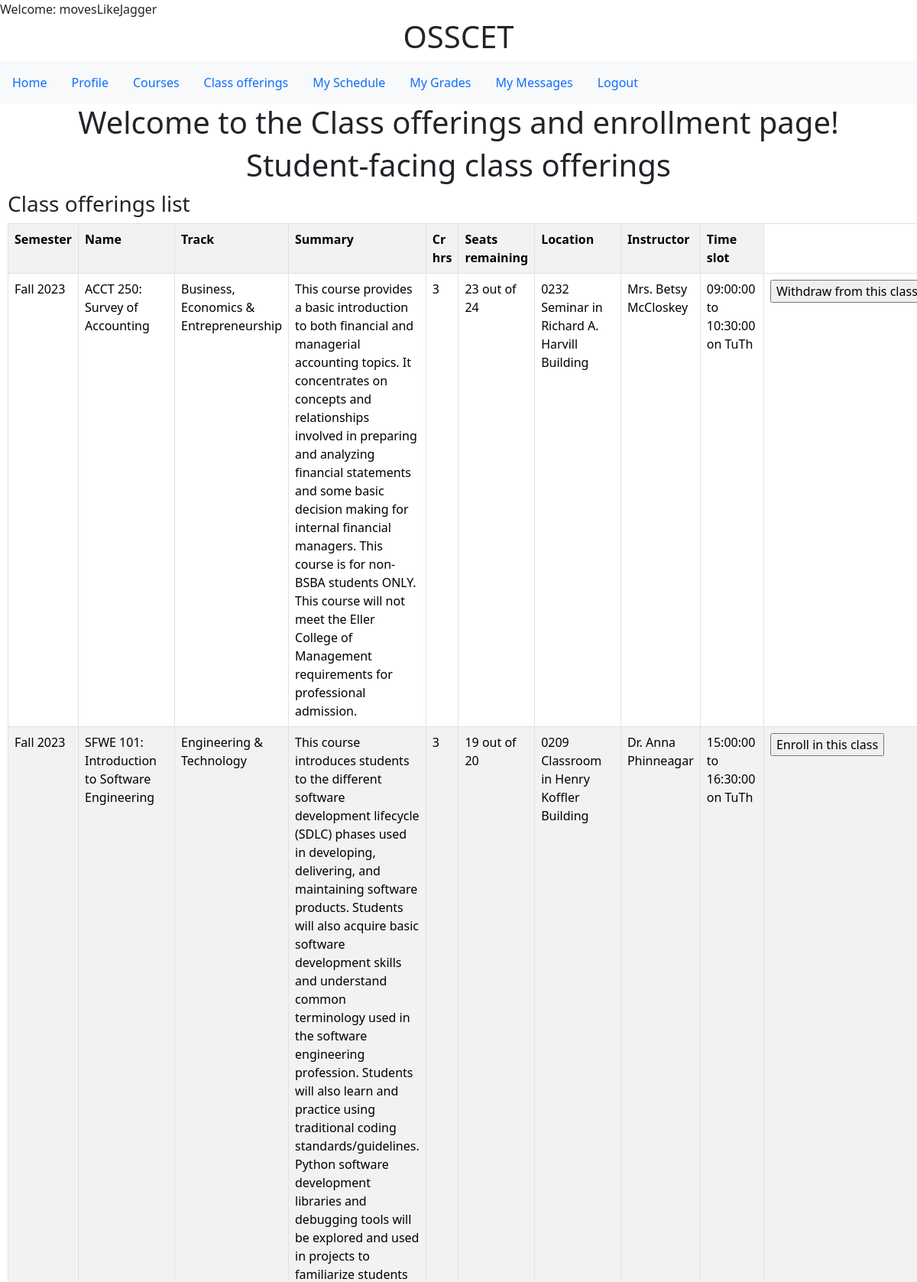
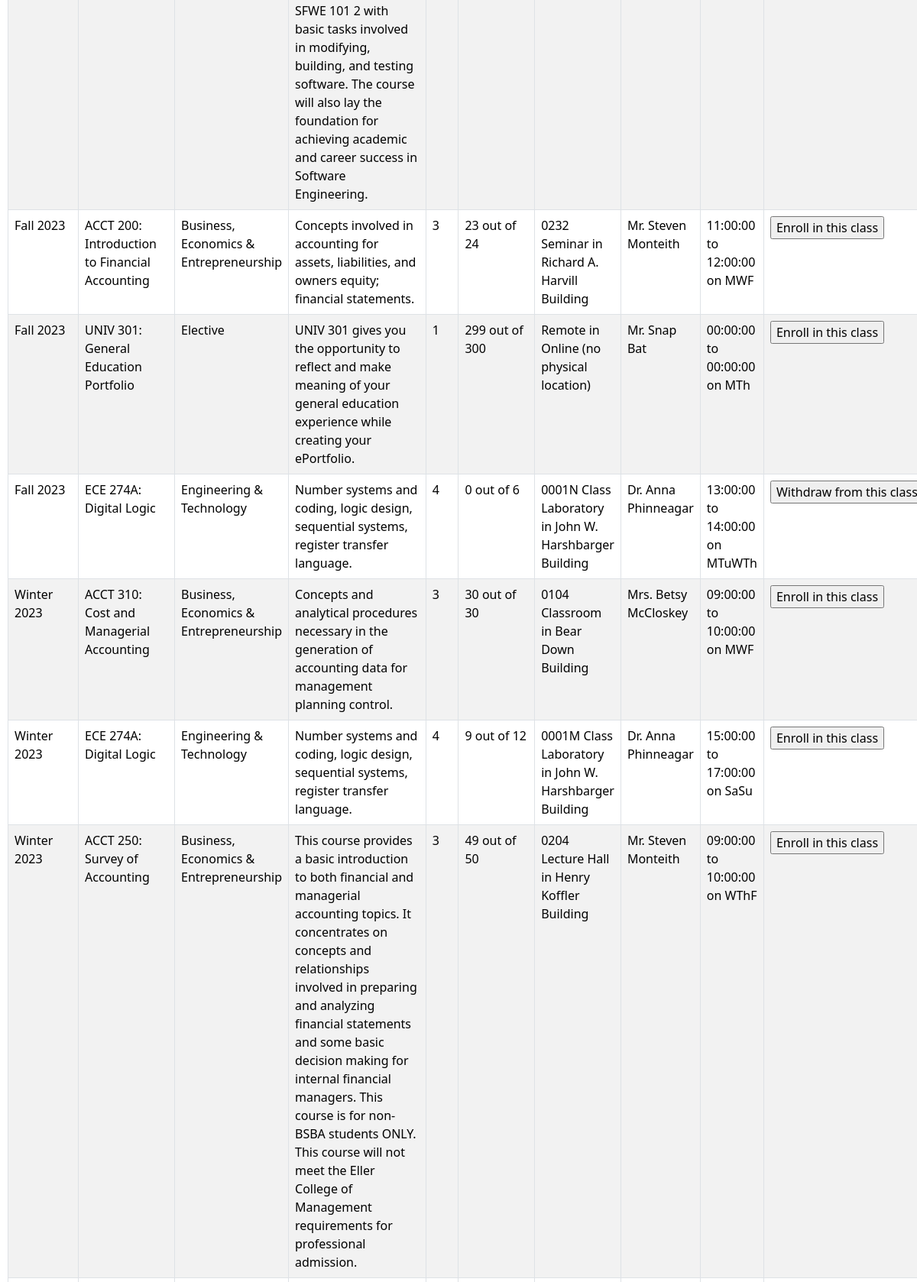
Screenshot of /classes.php (signed in, upper part) with the database file from the repository (2 pictures, top to bottom).
### tables this page shows
CREATE TABLE `offerings` (
  `class_id` bigint(20) NOT NULL,
  `course_id` varchar(10) NOT NULL,
  `teacher_user_id` bigint(20) NOT NULL,
  `room_id` varchar(10) NOT NULL,
  `occupancy` int(11) DEFAULT NULL,
  `vacancies` int(11) DEFAULT NULL,
  `semester_name` varchar(50) NOT NULL,
  `start_time` time DEFAULT NULL,
  `end_time` time DEFAULT NULL,
  `monday` tinyint(1) DEFAULT NULL,
  `tuesday` tinyint(1) DEFAULT NULL,
  `wednesday` tinyint(1) DEFAULT NULL,
  `thursday` tinyint(1) DEFAULT NULL,
  `friday` tinyint(1) DEFAULT NULL,
  `saturday` tinyint(1) DEFAULT NULL,
  `sunday` tinyint(1) DEFAULT NULL
);

CREATE TABLE `semesters` (
  `semester_name` varchar(50) NOT NULL,
  `start_date` date NOT NULL,
  `end_date` date NOT NULL
);

CREATE TABLE `courses` (
  `course_id` varchar(10) NOT NULL,
  `course_name` varchar(100) NOT NULL,
  `summary` varchar(1000) DEFAULT NULL,
  `credits` int(11) NOT NULL,
  `track_id` int(11) NOT NULL,
  `prerequesites` tinyint(1) DEFAULT NULL,
  `default_max_capacity` int(11) DEFAULT NULL
);

CREATE TABLE `subject_tracks` (
  `track_id` int(11) NOT NULL,
  `track_name` varchar(45) NOT NULL
);

CREATE TABLE `rooms` (
  `room_id` varchar(10) NOT NULL,
  `room_name` varchar(45) NOT NULL,
  `building_name` varchar(200) DEFAULT NULL,
  `capacity` int(11) NOT NULL,
  `ada_accessible` tinyint(1) DEFAULT NULL,
  `building_address` varchar(200) DEFAULT NULL
);

CREATE TABLE `teachers` (
  `user_id` int(11) NOT NULL,
  `teacher_id` varchar(20) NOT NULL,
  `password` varchar(45) NOT NULL,
  `role_id` int(11) DEFAULT NULL,
  `email` varchar(45) DEFAULT 'teacher@uagc.edu',
  `phone` varchar(45) DEFAULT '(111)222-3333',
  `prefix` varchar(5) DEFAULT 'Mx.',
  `first_name` varchar(45) NOT NULL,
  `last_name` varchar(45) NOT NULL,
  `ssn` varchar(20) DEFAULT '111-22-3333',
  `hire_date` date NOT NULL DEFAULT current_timestamp(),
  `mailing_address` varchar(500) DEFAULT '1401 University of AZ, Tucson, AZ, 85719',
  `salary` double DEFAULT NULL,
  `bio_summary` varchar(1000) DEFAULT 'This is a placeholder for where your biography/summary should go. It will be shown to students, describing you. Please put it in 3rd person and make sure to include your pronouns.'
);

### classes_student.php (the view, shortened to what this page needs)
<!DOCTYPE html>
<html lang="en">
<head>
</head>
<body>
<div class="container text-center">
<h1>Student-facing class offerings</h1>
</div>
</head>
<body>
    <div class="bs-example">
            <div class="row">
                <div class="col-md-12">
                    <div class="page-header clearfix">
                        <h3 class="pull-left">Class offerings list</h3>
    <?php
    include_once 'db.php';
    if(isset($_POST['search_classes'])){ ?><form method="POST" action="classes.php"><input type="submit" name="see_all" value="See all"></form> <?php } ?>
                    </div>
                    <?php
         $user_id = $_SESSION['user_id'];
                    $result = mysqli_query($conn,"SELECT * FROM offerings
                    INNER JOIN rooms on offerings.room_id=rooms.room_id
                    INNER JOIN teachers ON offerings.teacher_user_id=teachers.user_id
                    INNER JOIN courses ON offerings.course_id=courses.course_id
                    INNER JOIN subject_tracks ON courses.track_id=subject_tracks.track_id
                    INNER JOIN semesters ON offerings.semester_name=semesters.semester_name ORDER BY `start_date`");
               echo "Successfully registered for class!";?>
               <meta http-equiv="refresh" content="0;URL=classes.php" /><?php
                    if ($result->num_rows > 0) {
                    ?>
                      <table class='table table-bordered table-striped'>
                       <th>Semester</th>
                       <th>Name</th>
                       <th>Track</th>
                        <th>Summary</th>
                        <th>Cr hrs</th>
                        <th>Seats remaining</th>
                        <th>Location</th>
                        <th>Instructor</th>
                        <th>Time slot</th>
                    <?php
                    while($row = mysqli_fetch_array($result)) {
                        $teacher_name = $row['prefix'] . ' ' . $row['first_name'] . ' ' . $row['last_name'];
                        $location = $row['room_name'] . ' in ' . $row['building_name'];
                        $class_days = "";
                        if($row['monday'] == 1){$class_days = $class_days . 'M';}
                        if($row['tuesday'] == 1){$class_days = $class_days . 'Tu';}
                        if($row['wednesday'] == 1){$class_days = $class_days . 'W';}
                        if($row['thursday'] == 1){$class_days = $class_days . 'Th';}
                        if($row['friday'] == 1){$class_days = $class_days . 'F';}
                        if($row['saturday'] == 1){$class_days = $class_days . 'Sa';}
                        if($row['sunday'] == 1){$class_days = $class_days . 'Su';}
                        $time_slot = $row['start_time'] . ' to ' . $row['end_time'] . ' on ' . $class_days;
                    ?>
                    <tr>
                        <td><?php echo $row["semester_name"]; ?></td>
                        <td><?php echo $row["course_id"]; echo ': '; echo $row["course_name"]; ?></td>
                        <td><?php echo $row["track_name"]; ?></td>
                        <td><?php echo $row["summary"]; ?></td>
                        <td><?php echo $row["credits"]; ?></td>
                        <td><?php echo $row["vacancies"]; echo " out of "; echo $row["occupancy"]; ?></td>
                        <td><?php echo $location; ?></td>
                        <td><?php echo $teacher_name; ?></td>
                        <td><?php echo $time_slot; ?></td>
                        <?php $displayed_class_id = $row["class_id"];
                        if($search_enrollments = $conn->prepare('SELECT * from `enrollment` where `class_id`=? and `user_id`=? and (`enrollment_status`="a" or `enrollment_status`="q")')){
                            $search_enrollments->execute([$displayed_class_id, $user_id]);
                            $search_enrollments_result = $search_enrollments->get_result();
                            $enroll_result = mysqli_fetch_array($search_enrollments_result);
                            if($search_enrollments_result->num_rows >0) {$enrollment_status = $enroll_result["enrollment_status"];} else {$enrollment_status = null;}
                            if($search_enrollments_result->num_rows > 0){$has_enrolled = TRUE;
                        }
                            else{$has_enrolled = FALSE;
                            }
                            if($row["vacancies"] > 0){$class_has_room = TRUE;
                            }
                            else{$class_has_room = FALSE;
                            }
                            if($enrollment_status == 'a'){$enrollment_active = TRUE;
                            }
                            else{$enrollment_active = FALSE;
                            }
                        if(($has_enrolled == FALSE) && ($class_has_room == TRUE)){ ?>
                            <td><form method="POST" action="classes.php"><input type="hidden" name="class_id" value="<?php echo $row['class_id'] ?>"><input type="submit" name="enroll" value="Enroll in this class"></form></td>
                             <?php }
                        elseif(($has_enrolled == FALSE) && ($class_has_room == FALSE)){ ?>
                            <td><form method="POST" action="classes.php"><input type="hidden" name="class_id" value="<?php echo $row['class_id'] ?>"><input type="submit" name="enroll" value="Join the waiting list"></form></td>
                             <?php }
                        elseif(($has_enrolled == TRUE) && ($enrollment_active == FALSE)){ ?>
                        <td><form method="POST" action="classes.php"><input type="hidden" name="class_id" value="<?php echo $row['class_id'] ?>"><input type="submit" name="unqueue" value="Leave the waiting list"></form></td>
                        <?php }
                        else { ?>
                        <td><form method="POST" action="classes.php"><input type="hidden" name="class_id" value="<?php echo $row['class_id'] ?>"><input type="submit" name="withdraw" value="Withdraw from this class"></form></td>
                        <?php }}
                        ?>
                    </tr>
                    <?php
                    }
                    ?>
                    </table>
                     <?php
                    }
                    else{
                        echo "No results found";
                    }
                    ?>
                </div>
            </div>
    </div>
</body>
</html>

### classes_student.php (style rules this page uses)
.bs-example { margin: 10px; }

### rows the page displays
offerings: semesters.semester_name "Fall 2023", course.course_id "ACCT 250", course.course_name "Survey of Accounting", subject_tracks.track_name "Business, Economics & Entrepreneurship", course.summary "This course provides a basic introduction to both financial and managerial accounting topics. It concentrates on concepts and relationships involved in preparing and analyzing financial statements and some basic decision making for internal financial managers. This course is for non-BSBA students ONLY. This course will not meet the Eller College of Management requirements for professional admission.", course.credits "3", vacancies "23", occupancy "24", room.building_name "0232 Seminar in Richard A. Harvill Building", teachers.prefix+first_name+last_name "Mrs. Betsy McCloskey", time_slot "09:00:00 to 10:30:00 on TuTh"
offerings: semesters.semester_name "Fall 2023", course.course_id "SFWE 101", course.course_name "Introduction to Software Engineering", subject_tracks.track_name "Engineering & Technology", course.summary "This course introduces students to the different software development lifecycle (SDLC) phases used in developing, delivering, and maintaining software products. Students will also acquire basic software development skills and understand common terminology used in the software engineering profession. Students will also learn and practice using traditional coding standards/guidelines. Python software development libraries and debugging tools will be explored and used in projects to familiarize students SFWE 101 2 with basic tasks involved in modifying, building, and testing software. The course will also lay the foundation for achieving academic and career success in Software Engineering.", course.credits "3", vacancies "19", occupancy "20", room.building_name "0209 Classroom in Henry Koffler Building", teachers.prefix+first_name+last_name "Dr. Anna Phinneagar", time_slot "15:00:00 to 16:30:00 on TuTh"
offerings: semesters.semester_name "Fall 2023", course.course_id "ACCT 200", course.course_name "Introduction to Financial Accounting", subject_tracks.track_name "Business, Economics & Entrepreneurship", course.summary "Concepts involved in accounting for assets, liabilities, and owners equity; financial statements.", course.credits "3", vacancies "23", occupancy "24", room.building_name "0232 Seminar in Richard A. Harvill Building", teachers.prefix+first_name+last_name "Mr. Steven Monteith", time_slot "11:00:00 to 12:00:00 on MWF"
offerings: semesters.semester_name "Fall 2023", course.course_id "UNIV 301", course.course_name "General Education Portfolio", subject_tracks.track_name "Elective", course.summary "UNIV 301 gives you the opportunity to reflect and make meaning of your general education experience while creating your ePortfolio.", course.credits "1", vacancies "299", occupancy "300", room.building_name "Remote in Online (no physical location)", teachers.prefix+first_name+last_name "Mr. Snap Bat", time_slot "00:00:00 to 00:00:00 on MTh"
offerings: semesters.semester_name "Fall 2023", course.course_id "ECE 274A", course.course_name "Digital Logic", subject_tracks.track_name "Engineering & Technology", course.summary "Number systems and coding, logic design, sequential systems, register transfer language.", course.credits "4", vacancies "0", occupancy "6", room.building_name "0001N Class Laboratory in John W. Harshbarger Building", teachers.prefix+first_name+last_name "Dr. Anna Phinneagar", time_slot "13:00:00 to 14:00:00 on MTuWTh"
offerings: semesters.semester_name "Winter 2023", course.course_id "ACCT 310", course.course_name "Cost and Managerial Accounting", subject_tracks.track_name "Business, Economics & Entrepreneurship", course.summary "Concepts and analytical procedures necessary in the generation of accounting data for management planning control.", course.credits "3", vacancies "30", occupancy "30", room.building_name "0104 Classroom in Bear Down Building", teachers.prefix+first_name+last_name "Mrs. Betsy McCloskey", time_slot "09:00:00 to 10:00:00 on MWF"
offerings: semesters.semester_name "Winter 2023", course.course_id "ECE 274A", course.course_name "Digital Logic", subject_tracks.track_name "Engineering & Technology", course.summary "Number systems and coding, logic design, sequential systems, register transfer language.", course.credits "4", vacancies "9", occupancy "12", room.building_name "0001M Class Laboratory in John W. Harshbarger Building", teachers.prefix+first_name+last_name "Dr. Anna Phinneagar", time_slot "15:00:00 to 17:00:00 on SaSu"
offerings: semesters.semester_name "Winter 2023", course.course_id "ACCT 250", course.course_name "Survey of Accounting", subject_tracks.track_name "Business, Economics & Entrepreneurship", course.summary "This course provides a basic introduction to both financial and managerial accounting topics. It concentrates on concepts and relationships involved in preparing and analyzing financial statements and some basic decision making for internal financial managers. This course is for non-BSBA students ONLY. This course will not meet the Eller College of Management requirements for professional admission.", course.credits "3", vacancies "49", occupancy "50", room.building_name "0204 Lecture Hall in Henry Koffler Building", teachers.prefix+first_name+last_name "Mr. Steven Monteith", time_slot "09:00:00 to 10:00:00 on WThF"

### other values shown
$_SESSION['username'] "movesLikeJagger"
